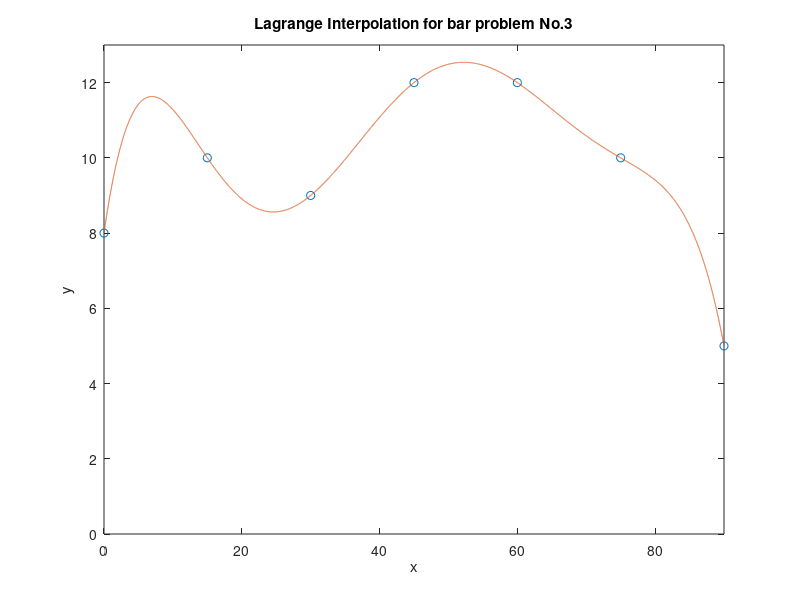

Write the MATLAB code that produced this figure. (Note: this script raises an error after producing the figure.)
%% Lagrange 
% Lagrage Interpolation Polinomial
clc;
clear;
close all;

%% Input Data
% Vector X
%x=[1 2 4 8];
%x=[-1 -0.8 -0.6 -0.4 -0.2 0 0.2 0.4 0.6 0.8 1];
%x=[1978 1980 1982 1984 1986 1988 1990 1992];
x = [0 15 30 45 60 75 90];
%x=[1978 1980 1986 1988 1990 1992];
% Vector Y
%y=[1 3 7 11];
%y=[0.038 0.058 0.1 0.2 0.5 1 0.5 0.2 0.1 0.058 0.038];
%y=[12 12.7 13 15.2 18.2 19.8 24.1 28.1];
y = [4  5 4.5 6 6  5 2.5];
%y=[12 12.7 18.2 19.8 24.1 28.1];
if length(x)==length(y)
    plot(x,y);
else
    fprintf('vectors must have the same length!')
end

%% Objetive value

%xi=7;
%xi=0.7;
%xi=1982;
%xi=1984;
%xi=1994;
xi = 90;

%% Lagrange Formulation
l=length(x);
lj=ones(1,l);
for j=1:1:l
    for n=1:1:l
        if j~=n
            lj(j)=lj(j)*(xi-x(n))/(x(j)-x(n));
        end
    end
end
yi=dot(lj,y);

%% Ploting Lagrange Result
% I wish to use 100 points for ploting the Lagrange polinomial.
%xpi=x(1):0.01:x(l);
xpi=x(1):0.01:xi;
lxpi=length(xpi);
for k=1:1:lxpi
    lj2=ones(1,l);
    for j=1:1:l
    for n=1:1:l
        if j~=n
            lj2(j)=lj2(j)*(xpi(k)-x(n))/(x(j)-x(n));
        end
    end
    end
    ypi(k)=dot(lj2,y);
end

%% Plot Comparison Graph
plot(x,2*y,'o',xpi,2*ypi); title('Lagrange Interpolation for bar problem No.3')
axis([0,90,0,13]); xlabel('x'); ylabel('y'); legend('intepolated points','Lagrange polynomial',3)
